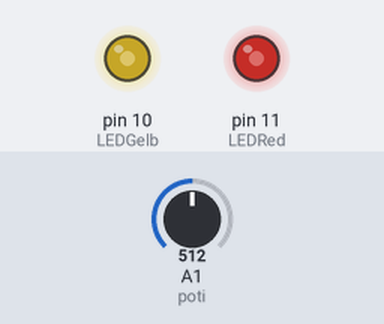
Recording of a sketch running on a simulated Arduino Uno, built with avr-gcc and run on an emulated ATmega328P. Parts: output pins drawn as LEDs (lit = HIGH). Inputs (shaded band) come from the test bench; at power-on: A1 (poti) = 512.

Above: at 1.2 s.
1.3 s: A1 (poti) set to 716
At 2.5 s:
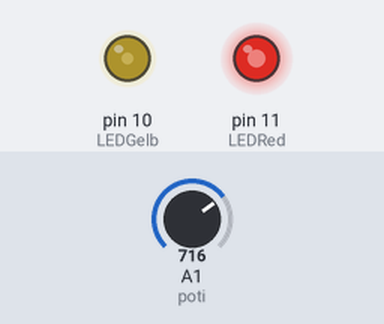
2.8 s: A1 (poti) set to 900
At 3.8 s:
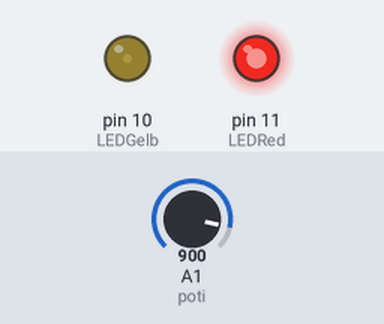
4.3 s: A1 (poti) set to 1023
At 5.0 s:
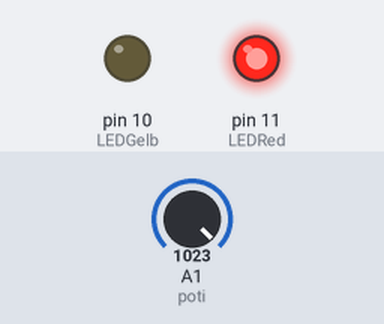
5.8 s: A1 (poti) set to 306
At 6.1 s:
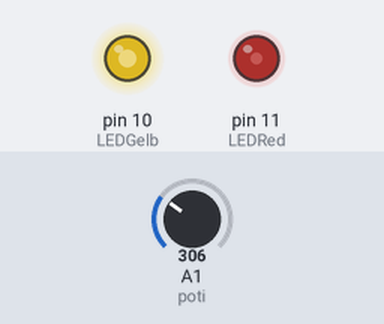
7.3 s: A1 (poti) set to 122
At 8.5 s:
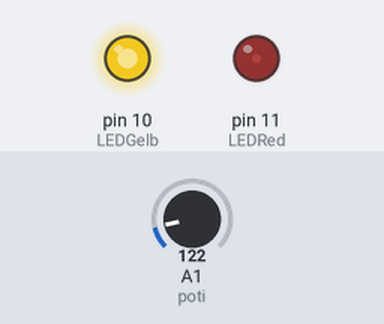
8.8 s: A1 (poti) set to 511
At 9.6 s:
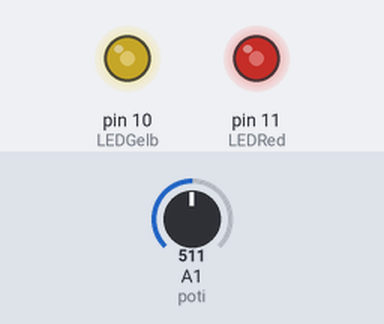
Timing chart, 0 to 11.3 s (numbered marks = the images above; inputs shaded):
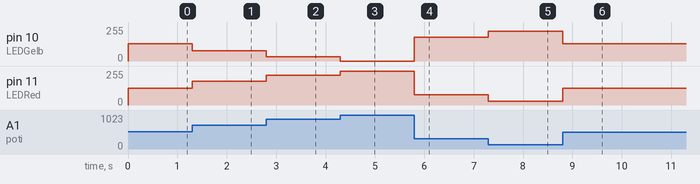

The sketch:

PWM3.ino
```cpp
/*================ E23 == Sose25/26 ==== LPr-Versuch 04 ==== Aufgabe 1c
Wie unter (a) ist an Pin D10 eine vorzugsweise gelbe LED und an Pin D11 eine vorzugsweise
rote LED [jeweils mit zugehörigen Vorwiderständen] angeschlossen. Programmieren Sie den
Mikrocontroller derart, dass die gelbe LED hell wird, wenn die rote LED dunkel wird und
umgekehrt. Die Helligkeit steuern sollen Sie in diesem Fall mit einem PotenƟometer, welches
an A1 angeschlossen ist. Bei PoƟ-Rechtsanschlag leuchtet die rote LED mit voller Helligkeit,
bei PoƟ-Linksanschlag leuchtet hingegen die gelbe LED mit voller Helligkeit und die rote
leuchtet nicht.
**************************************************************************
**************************************************************************/
const int LEDRed = 11; // Rote LED pin als D11
const int LEDGelb = 10; // Gelbe LED pin als D10
const int poti = A1;  // Potentiometer pin als A0

void setup() {
  // put your setup code here, to run once:
  pinMode(poti, INPUT);
  pinMode(LEDRed, OUTPUT);
  pinMode(LEDGelb, OUTPUT);
}

void loop() {
  // put your main code here, to run repeatedly:
  int analogWert = analogRead(poti);
  // Map die 10bits Eingang zu 8bits Ausgang
  int pwm = map(analogWert, 0, 1023, 0, 255);
  // Gib die entsprechende PWM signal
  analogWrite(LEDRed, pwm);
  analogWrite(LEDGelb, 255-pwm);
}
```

Measured:
- after the input at 1.3 s, pin 10 (LEDGelb): 128/255 → 77/255 at once; pin 11 (LEDRed): 127/255 → 178/255 at once
- after the input at 2.8 s, pin 10 (LEDGelb): 77/255 → 31/255 at once; pin 11 (LEDRed): 178/255 → 224/255 at once
- after the input at 4.3 s, pin 10 (LEDGelb): 31/255 → 0/255 at once; pin 11 (LEDRed): 224/255 → 255/255 at once
- after the input at 5.8 s, pin 10 (LEDGelb): 0/255 → 179/255 at once; pin 11 (LEDRed): 255/255 → 76/255 at once
- after the input at 7.3 s, pin 10 (LEDGelb): 179/255 → 225/255 at once; pin 11 (LEDRed): 76/255 → 30/255 at once
- after the input at 8.8 s, pin 10 (LEDGelb): 225/255 → 128/255 at once; pin 11 (LEDRed): 30/255 → 127/255 at once
